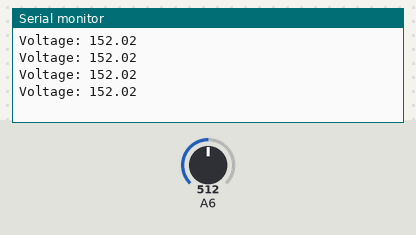
Bench run of a program on a simulated Arduino Uno, built with avr-gcc and run on an emulated ATmega328P. Parts: the last lines printed to the serial monitor. The inputs (shaded band) are chosen by the test bench; at power-on: A6 = 512.

Above: at 1.2 s.
1.3 s: A6 set to 716
At 1.57 s:
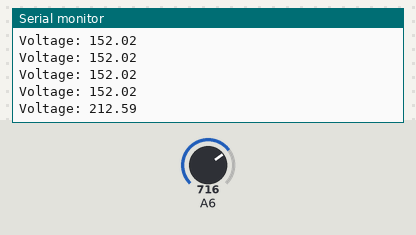
2.8 s: A6 set to 900
At 2.82 s:
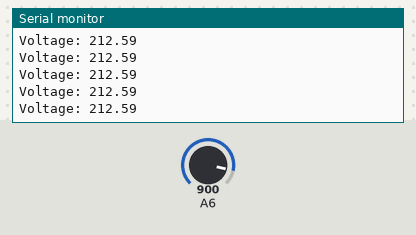
Timing chart, 0 to 5.8 s (numbered marks = the images above; inputs shaded):
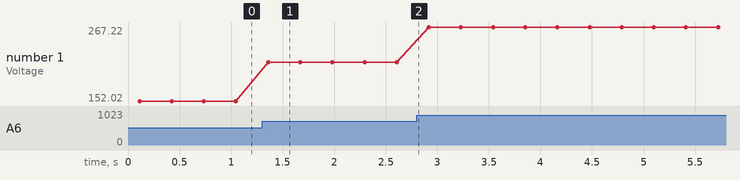

The program:

main.cpp
```cpp
#include <Arduino.h>

#include "voltage_checker.hpp"

VoltageChecker zmpt(A6, 5.0, 85.91, 0.0);

void setup() {
  Serial.begin(9600);
  zmpt.begin();
}

void loop() {
  float voltage = zmpt.readRMS();
  Serial.print("Voltage: ");
  Serial.println(voltage);
  delay(200);
}
```

voltage_checker.hpp
```cpp
#ifndef VOLTAGE_CHECKER_HPP
#define VOLTAGE_CHECKER_HPP

#include <Arduino.h>

class VoltageChecker {
public:
    VoltageChecker(uint8_t analogPin,
                   float refVoltage = 5.0,
                   float scale = 1.0,
                   float offset = 0.0);
    void begin();
    float readRMS();

private:
    uint8_t _pin;
    float _refVoltage;
    float _scale;
    float _offset;
    static const int SAMPLES = 100;
    uint16_t readRaw();
};

#endif
```

voltage_checker.cpp
```cpp
#include "voltage_checker.hpp"
#include <math.h>

VoltageChecker::VoltageChecker(uint8_t analogPin, float refVoltage, float scale, float offset)
    : _pin(analogPin), _refVoltage(refVoltage), _scale(scale), _offset(offset) {}

void VoltageChecker::begin() {
    pinMode(_pin, INPUT);
}

uint16_t VoltageChecker::readRaw() {
    uint16_t maxADC = 0;
    for (int i = 0; i < SAMPLES; ++i) {
        uint16_t leitura = analogRead(_pin);
        if (leitura > 511 && leitura > maxADC) {
            maxADC = leitura;
        }
        delay(1);
    }
    return maxADC;
}

float VoltageChecker::readRMS() {
    uint16_t maxADC = readRaw();
    if (maxADC == 0) return 0.0;

    float VmaxD = (maxADC / 1023.0) * _refVoltage;
    float VeffD = VmaxD / sqrt(2);
    // Aplica calibração linear
    return _scale * VeffD + _offset;
}
```

Measured:
- after the input at 1.3 s, the serial monitor: prints a new line after 0.06 s (image 1)
- plotted number 1: 152.02 → 212.59 after the input at 1.3 s, 212.59 → 267.22 after the input at 2.8 s
